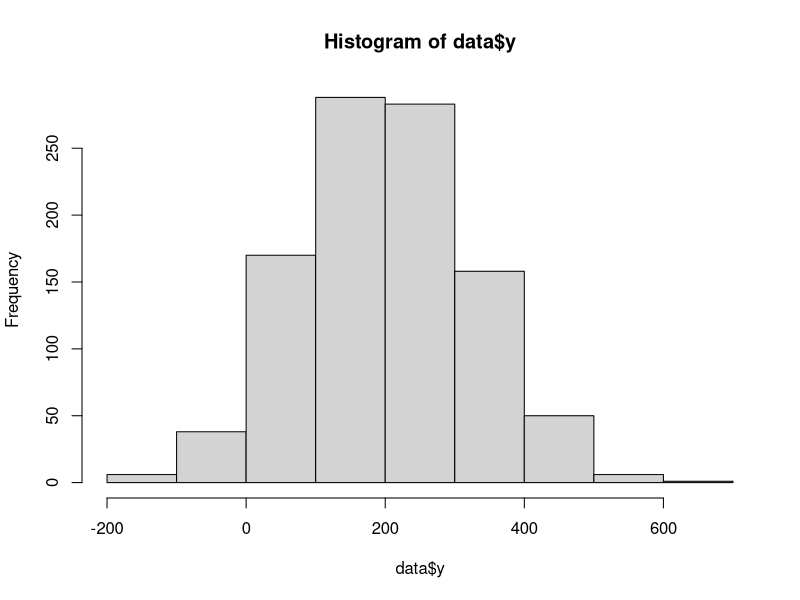
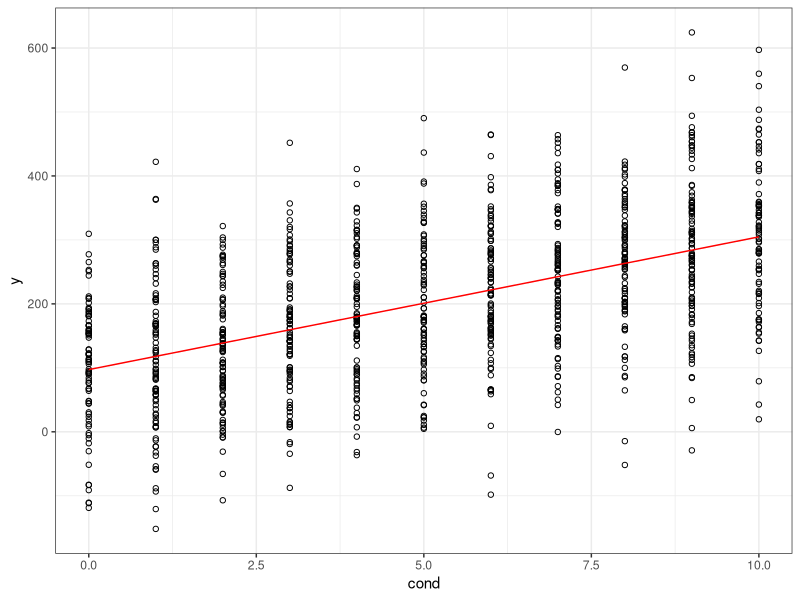

Write R code to recreate these figures, in order.
# Simple linear regression model
library(ggplot2) # for graphs
set.seed(12)

# Simulate data
# Number of data
N <- 1000

# Population parameters
intercept_mean <- 100
intercept_sd <- 15
slope_mean <- 20 # we know the underlying effect
slope_sd <- 3
error <- 100 # trial-by-trial error

intercept <- rnorm(N, intercept_mean, intercept_sd)
slope <- rnorm(N, slope_mean, slope_sd)

data <- data.frame(cond = sample(0:10, N, replace = TRUE))
data$y <- rnorm(N, intercept + slope*data$cond, error)

#contrasts(data$cond)  <- c(-.5, .5)
# Distribution of data
hist(data$y)

# Linear regression model
m <- lm(y ~ cond, data)
summary(m)$coef

# Predict new data
data$ypred <- fitted(m)

# Plot regression model
p <- ggplot(data, aes(x=cond, y=y)) +
  geom_point(shape=1) +    # Use hollow circles
  geom_line(aes(y=ypred), col="red")
  #geom_smooth(method=lm)    # Add linear regression line 
                            #  (by default includes 95% confidence region)
p <- p + theme_bw()
p

